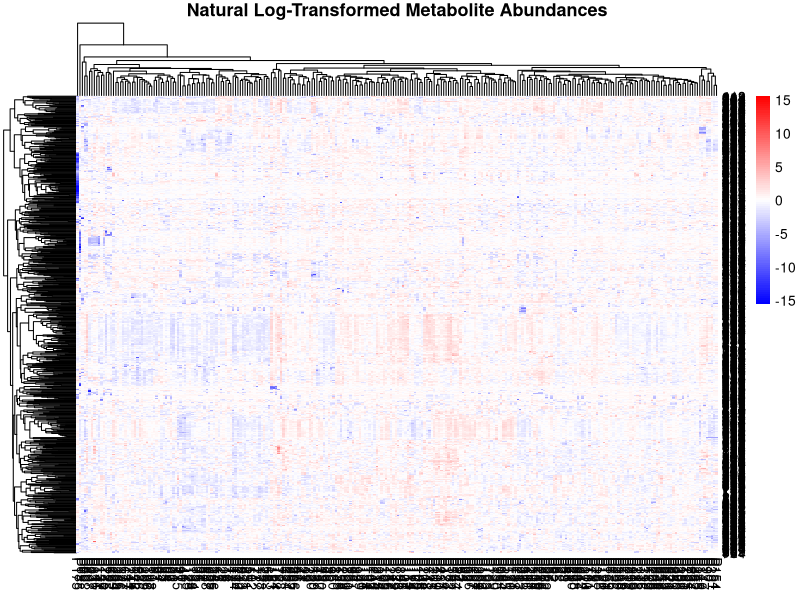

Source code (R):
library(readxl)
library(pheatmap)

data <- read_excel("acel13073-sup-0002-tables1-s3.xlsx", sheet = "TableS3")
# head(data)

# str(data)

# This will apply the log transformation to all rows except the first one (assuming it's the header)
data[, 2:ncol(data)] <- log(data[, 2:ncol(data)])

log_data <- data[, 2:ncol(data)]

# str(log_data)

library(pheatmap)

pheatmap(log_data, 
         main = "Natural Log-Transformed Metabolite Abundances",
         color = colorRampPalette(c("blue", "white", "red"))(100), 
         scale = "row", 
         clustering_distance_rows = "euclidean",
         clustering_distance_cols = "euclidean",
         clustering_method = "complete",
         # show_rownames = TRUE
)